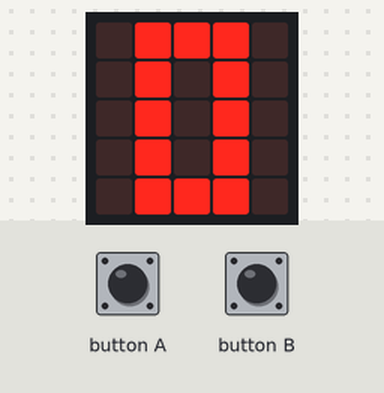
Recording of a program running on a simulated BBC micro:bit running MicroPython. Parts: the board's 5×5 LED display. Inputs (shaded band) come from the test bench.

Above: at 1.2 s.
1.3 s: button A pressed for 0.15 s
At 2.3 s:
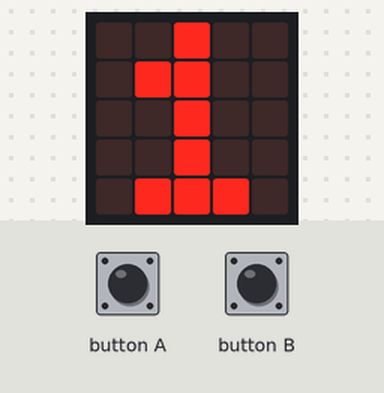
2.9 s: button A pressed for 1 s
At 3.6 s:
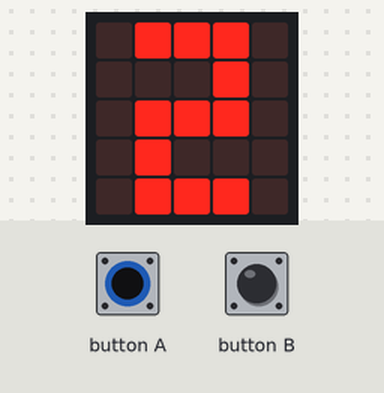
5.4 s: button B pressed for 0.15 s
At 6.6 s:
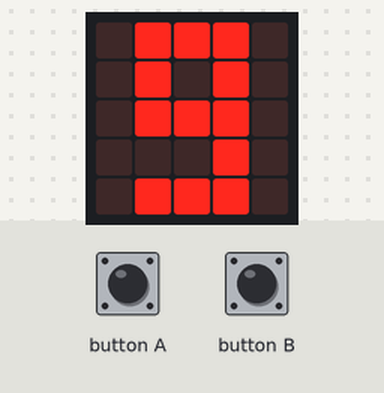
7.0 s: button A pressed for 3.2 s
At 7.9 s:
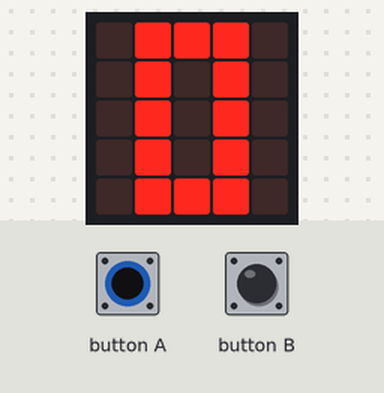
11.7 s: button B pressed for 1 s
At 12.7 s:
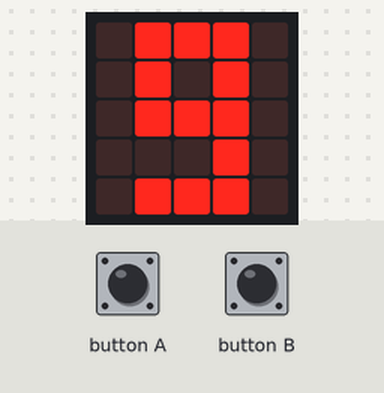
14.2 s: button B pressed for 0.15 s
At 14.6 s:
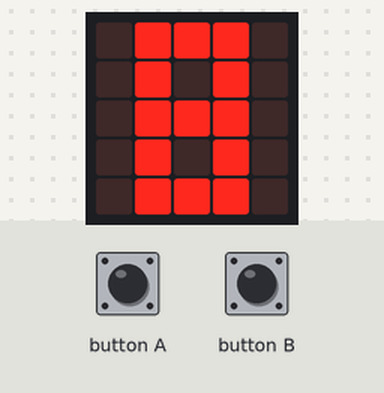
Timing chart, 0 to 16.8 s (numbered marks = the images above; inputs shaded):
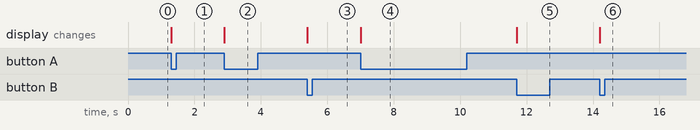

Measured:
- after the input at 1.3 s, the display: changes at once (image 1)
- after the input at 2.9 s, the display: changes at once (image 2)
- after the input at 5.4 s, the display: changes at once (image 3)
- after the input at 7.0 s, the display: changes at once (image 4)
- after the input at 11.7 s, the display: changes at once (image 5)
- after the input at 14.2 s, the display: changes at once (image 6)

The program:

number_led.py
```python
# Add your Python code here. E.g.
from microbit import *

image_zer = Image('09990:09090:09090:09090:09990')
image_one = Image('00900:09900:00900:00900:09990')
image_two = Image('09990:00090:09990:09000:09990')
image_thr = Image('09990:00090:09990:00090:09990')
image_for = Image('09090:09090:09990:00090:00090')
image_fiv = Image('09990:09000:09990:00090:09990')
image_six = Image('09990:09000:09990:09090:09990')
image_svn = Image('09990:09090:00090:00090:00090')
image_eit = Image('09990:09090:09990:09090:09990')
image_nin = Image('09990:09090:09990:00090:09990')
numbers = [image_zer,image_one,image_two,image_thr,image_for,image_fiv,image_six,image_svn,image_eit,image_nin]
index = 0
pushing_a = False
pushing_b = False
while True:
    if button_a.is_pressed():
        if pushing_a is False:
            index += 1
            if index > 9:
                index = 0
        pushing_a = True
    else:
        pushing_a = False

    if button_b.is_pressed():
        if pushing_b is False:
            index -= 1
            if index > 0:
                index = 9
        pushing_b = True
    else:
        pushing_b = False

    display.show(numbers[index], delay=0, wait=True, loop=False, clear=False)
```
